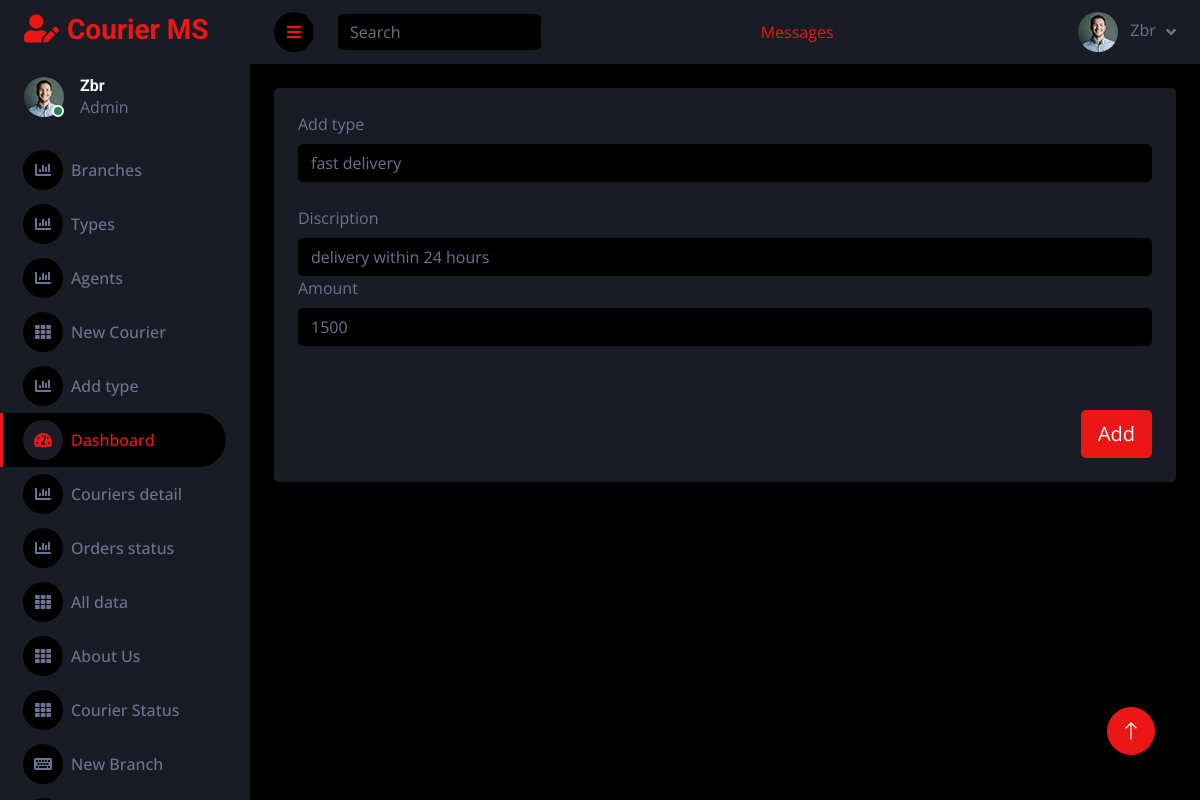
/Admin/edittype.php?id=2 (signed in), run on the app's committed database.
### tables this page shows
CREATE TABLE `couriertype` (
  `Id` int(11) NOT NULL,
  `Type` varchar(30) NOT NULL,
  `Discription` varchar(255) NOT NULL,
  `Amount` int(11) NOT NULL
);

### Admin/edittype.php (the view, shortened to what this page needs)
<!DOCTYPE html>
<html lang="en">
<head>
</head>
<body>
    <?php
    require_once("header.php");
    $id = $_GET["id"];
    $query = "select * from couriertype where id = $id";
      $run = mysqli_query($cnct,$query);
      $check = mysqli_num_rows($run);
      if($check > 0){
        $arr = mysqli_fetch_array($run);
      }
    ?>
<div class="container-fluid pt-4 px-4">
                <div class="row g-4">
                    <div class="col-md-12">
                        <div class="bg-secondary rounded h-100 p-4">
                <form action="" method="post">
                  <label class="form-label" for="form3Example1m">Add type</label>
                      <input type="text" id="form3Example1m" class="form-control" value="<?php echo $arr[1];  ?>" name="type" required/>
                  <br>
                      <label class="form-label" for="form3Example1n">Discription</label>
                      <br>
                      <input type="text" id="form3Example1n" class="form-control" value="<?php echo $arr[2];  ?>" name="discript" required/>
                      <label class="form-label" for="form3Example1n">Amount</label>
                      <br>
                      <input type="text" id="form3Example1n" class="form-control" value="<?php echo $arr[3];  ?>" name="amount" required/>
                      <br>
                      <br>
                <div class="d-flex justify-content-end pt-3">
                  <button type="submit" class="btn btn-primary btn-lg ms-2" name="btn">Add</button>
                </div>
                </form>
</div>
<?php
    require_once("footer.php");
    ?>
</body>
</html>

### assets/css/style.css (style rules this page uses)
:root { --primary: #EB1616; --secondary: #191C24; --light: #6C7293; --dark: #000000; }
.btn { transition: .5s; }

### data on the page
couriertype: type "fast delivery", discript "delivery within 24 hours", amount "1500"

### other printed values
$_SESSION["Name"] "Zbr"
$_SESSION["role"] "Admin"
